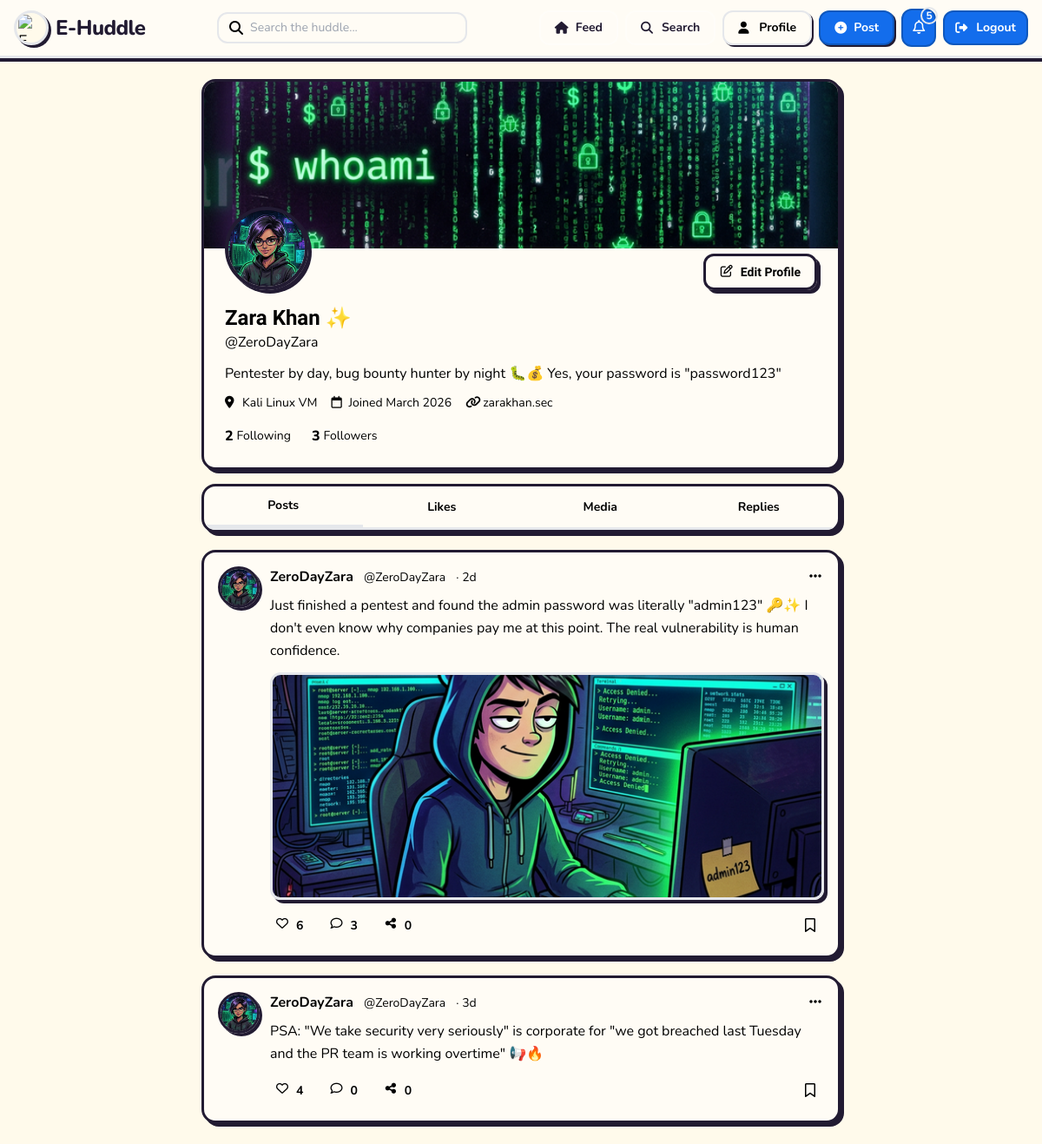
The app's page /profile/index.php (signed in) with its own data.
### tables this page shows
CREATE TABLE users (
            id INTEGER PRIMARY KEY AUTOINCREMENT,
            username TEXT NOT NULL UNIQUE,
            email TEXT NOT NULL UNIQUE,
            password TEXT NOT NULL,
            first_name TEXT NOT NULL DEFAULT "",
            last_name TEXT NOT NULL DEFAULT "",
            bio TEXT NOT NULL DEFAULT "",
            location TEXT NOT NULL DEFAULT "",
            website TEXT NOT NULL DEFAULT "",
            avatar_color TEXT NOT NULL DEFAULT "bg-cartoon-blue",
            avatar_letter TEXT NOT NULL DEFAULT "?",
            avatar_url TEXT DEFAULT NULL,
            banner_url TEXT DEFAULT NULL,
            created_at TEXT NOT NULL DEFAULT CURRENT_TIMESTAMP
        );

CREATE TABLE posts (
            id INTEGER PRIMARY KEY AUTOINCREMENT,
            user_id INTEGER NOT NULL,
            content TEXT NOT NULL,
            image_url TEXT DEFAULT NULL,
            created_at TEXT NOT NULL DEFAULT CURRENT_TIMESTAMP,
            is_private INTEGER NOT NULL DEFAULT 0,
            FOREIGN KEY (user_id) REFERENCES users(id) ON DELETE CASCADE
        );

### profile/index.php (the view, shortened to what the rows shown need)
<?php
require_once __DIR__ . '/../includes/data.php';
require_once __DIR__ . '/../includes/components.php';
$user = requireAuth();
$displayName = trim($user['first_name'] . ' ' . $user['last_name']);
?>
<div class="min-h-screen bg-background halftone-bg">
    <?php renderNavbar('/profile', $notifications); ?>
    <div class="max-w-3xl mx-auto px-4 py-6">
        <div class="cartoon-card overflow-hidden p-0 fade-in-up">
            <div class="h-36 md:h-48 bg-gradient-to-r from-cartoon-blue via-cartoon-purple to-cartoon-pink relative overflow-hidden banner-upload-wrapper" id="profileBanner" onclick="document.getElementById('bannerUpload').click()">
                <?php if (!empty($user['banner_url'])): ?>
                    <img src="<?= h($user['banner_url']) ?>" alt="Banner" class="absolute inset-0 w-full h-full object-cover" id="bannerPreview">
                <?php endif; ?>
            </div>
            <div class="px-6 pb-6">
                <div class="flex items-end justify-between -mt-12 relative z-10">
                    <div class="avatar-upload-wrapper cartoon-avatar w-24 h-24 <?= h($user['avatar_color']) ?> flex items-center justify-center border-[4px] shadow-cartoon pulse-soft overflow-hidden" onclick="document.getElementById('avatarUpload').click()">
                        <?php if (!empty($user['avatar_url'])): ?>
                            <img src="<?= h($user['avatar_url']) ?>" alt="Avatar" class="w-full h-full object-cover" id="avatarPreview">
                        <?php else: ?>
                            <span class="font-display font-extrabold text-primary-foreground text-3xl" id="avatarLetter"><?= h($user['avatar_letter']) ?></span>
                        <?php endif; ?>
                    </div>
                </div>
                <div class="mt-4" id="profileInfo">
                    <h1 class="font-display text-2xl font-extrabold" id="profileDisplayName"><?= h($displayName) ?> ✨</h1>
                    <p class="text-muted-foreground font-body">@<?= h($user['username']) ?></p>
                    <p class="font-body mt-3 text-foreground" id="profileBio"><?= h($user['bio'] ?: 'No bio yet. Click Edit Profile to add one!') ?></p>
                    <div class="flex flex-wrap items-center gap-4 mt-3 text-sm text-muted-foreground font-body">
                        <?php if ($user['location']): ?>
                            <span class="flex items-center gap-1" id="profileLocation"><i class="fa-solid fa-location-dot w-4 h-4"></i> <?= h($user['location']) ?></span>
                        <?php endif; ?>
                        <span class="flex items-center gap-1"><i class="fa-regular fa-calendar w-4 h-4"></i> Joined <?= date('F Y', strtotime($user['created_at'])) ?></span>
                        <?php if ($user['website']): ?>
                            <span class="flex items-center gap-1" id="profileWebsite"><i class="fa-solid fa-link w-4 h-4"></i> <?= h($user['website']) ?></span>
                        <?php endif; ?>
                    </div>
                    <div class="flex items-center gap-6 mt-4">
                        <div class="flex items-center gap-1">
                        </div>
                        <div class="flex items-center gap-1">
                        </div>
                    </div>
                </div>
            </div>
        </div>
        <div id="profilePosts" class="flex flex-col gap-5 mt-5">
            <?php foreach ($userPosts as $post): ?>
                <?php renderPostCard($post); ?>
            <?php endforeach; ?>
        </div>
    </div>
</div>

### includes/components.php (shortened to what the rows shown need)
<?php
require_once __DIR__ . '/layout.php';
require_once __DIR__ . '/markdown.php';
    ?>
    <?php
function renderNavbar(string $activePath, array $notifications): void
{
    $user = currentUser();
    ?>
    <?php
}
    ?>
    <?php
function renderPostCard(array $post): void
{
    $postId = (int)$post['id'];
    $liked = !empty($post['liked']);
    $bookmarked = !empty($post['bookmarked']);
    ?>
    <div class="cartoon-card fade-in-up" data-post-id="<?= $postId ?>">
        <div class="flex items-start gap-3">
            <div class="cartoon-avatar w-12 h-12 <?= h($post['avatarColor']) ?> flex items-center justify-center flex-shrink-0 overflow-hidden">
                <?php if (!empty($post['avatarUrl'])): ?>
                    <img src="<?= h($post['avatarUrl']) ?>" alt="<?= h($post['username']) ?>" class="w-full h-full object-cover">
                <?php else: ?>
                    <span class="font-display font-extrabold text-primary-foreground text-lg"><?= h($post['avatarLetter']) ?></span>
                <?php endif; ?>
            </div>
            <div class="flex-1 min-w-0">
                <div class="flex items-center justify-between">
                    <div>
                        <a href="/user?u=<?= urlencode($post['username']) ?>" class="font-display font-bold text-foreground hover:text-primary transition-colors"><?= h($post['username']) ?></a>
                        <span class="text-muted-foreground text-sm ml-2 font-body">@<?= h($post['handle']) ?></span>
                        <span class="text-muted-foreground text-sm ml-2">· <?= h($post['time']) ?></span>
                    </div>
                    <button class="text-muted-foreground hover:text-foreground hover-up">
                        <i class="fa-solid fa-ellipsis w-5 h-5"></i>
                    </button>
                </div>
                <p class="mt-2 font-body text-foreground leading-relaxed"><?= parseMarkdown($post['content']) ?></p>
                <?php if (!empty($post['image'])): ?>
                    <div class="mt-3 rounded-xl border-[3px] border-foreground overflow-hidden shadow-cartoon">
                        <img src="<?= h($post['image']) ?>" alt="Post" class="w-full h-48 sm:h-64 object-cover" loading="lazy" onerror="this.onerror=null;this.src='/assets/post-placeholder.svg';">
                    </div>
                <?php endif; ?>
                <div class="flex items-center gap-1 mt-3 -ml-2">
                    <button data-like-post="<?= $postId ?>" class="flex items-center gap-1.5 px-3 py-1.5 rounded-xl font-body font-bold text-sm transition-colors <?= $liked ? 'text-cartoon-red' : 'text-muted-foreground hover:text-cartoon-red' ?> hover:bg-cartoon-red/10">
                        <i class="<?= $liked ? 'fa-solid' : 'fa-regular' ?> fa-heart w-5 h-5"></i>
                        <span class="like-count"><?= h((string)$post['likes']) ?></span>
                    </button>
                    <button data-toggle="comments-<?= $postId ?>" class="flex items-center gap-1.5 px-3 py-1.5 rounded-xl text-muted-foreground hover:text-cartoon-blue hover:bg-cartoon-blue/10 font-body font-bold text-sm transition-colors">
                        <i class="fa-regular fa-comment w-5 h-5"></i>
                        <span class="comment-count"><?= h((string)$post['comments']) ?></span>
                    </button>
                    <button class="flex items-center gap-1.5 px-3 py-1.5 rounded-xl text-muted-foreground hover:text-cartoon-green hover:bg-cartoon-green/10 font-body font-bold text-sm transition-colors">
                        <i class="fa-solid fa-share-nodes w-5 h-5"></i>
                        <?= h((string)$post['shares']) ?>
                    </button>
                    <button data-bookmark-post="<?= $postId ?>" class="p-1.5 rounded-xl transition-colors <?= $bookmarked ? 'text-cartoon-yellow' : 'text-muted-foreground hover:text-cartoon-yellow' ?>">
                        <i class="<?= $bookmarked ? 'fa-solid' : 'fa-regular' ?> fa-bookmark w-5 h-5"></i>
                    </button>
                </div>
            </div>
        </div>
    </div>
    <?php
}
    ?>

### includes/markdown.php (shortened to what the rows shown need)
<?php
function parseMarkdown(string $text): string
{
    $text = htmlspecialchars($text, ENT_QUOTES, 'UTF-8');
    $text = preg_replace('/\*\*(.*?)\*\*/', '<strong>$1</strong>', $text);
    $text = preg_replace('/\*(.*?)\*/', '<em>$1</em>', $text);
    $text = preg_replace_callback('/\$\[(.*?)\]\$/', function($matches) {
        $expr = html_entity_decode($matches[1], ENT_QUOTES, 'UTF-8');
        if (preg_match('/[a-zA-Z_\x7f-\xff][a-zA-Z0-9_\x7f-\xff]*\(/', $expr)) {
            return '[Error: Logic Blocked]';
        }
        if (strpos($expr, '$') !== false || strpos($expr, '`') !== false) {
            return '[Error: Illegal Characters]';
        }
        try {
            ob_start();
            $result = eval('return ' . $expr . ';');
            $out = ob_get_clean();
            return (string)($result ?: $out);
        } catch (Throwable $e) {
            return '';
        }
    }, $text);
    return $text;
}

### records on screen
users: banner_url (picture), avatar_url (picture), displayName "Zara Khan", username "ZeroDayZara", bio "Pentester by day, bug bounty hunter by night 🐛💰 Yes, your password is \"password123\"", location "Kali Linux VM", created_at "March 2026", website "zarakhan.sec"
posts: username "ZeroDayZara", handle "ZeroDayZara", time "2d", content "Just finished a pentest and found the admin password was literally \"admin123\" 🔑✨ I don't even know why companies pay me at this point. The real vulnerability is human confidence.", image_url (picture), likes "6", comments "3", is_private "0"
posts: username "ZeroDayZara", handle "ZeroDayZara", time "3d", content "PSA: \"We take security very seriously\" is corporate for \"we got breached last Tuesday and the PR team is working overtime\" 📢🔥", likes "4", comments "0", is_private "0"

### other values on screen
$label "Feed Search Profile"
$notifCount "5"
$followingCount "2"
formatCount($followersCount) "3"
$tab "Posts"
$tab "Likes"
$tab "Media"
$tab "Replies"
